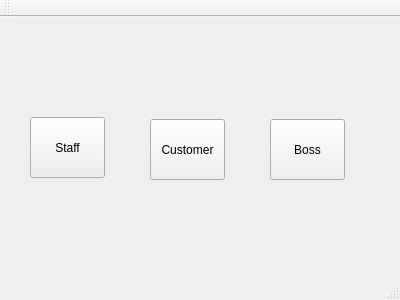
<?xml version="1.0" encoding="UTF-8"?>
<ui version="4.0">
 <class>MainWindow</class>
 <widget class="QMainWindow" name="MainWindow">
  <property name="geometry">
   <rect>
    <x>0</x>
    <y>0</y>
    <width>400</width>
    <height>300</height>
   </rect>
  </property>
  <property name="windowTitle">
   <string>MainWindow</string>
  </property>
  <property name="autoFillBackground">
   <bool>false</bool>
  </property>
  <widget class="QWidget" name="centralWidget">
   <widget class="QPushButton" name="pushButton">
    <property name="geometry">
     <rect>
      <x>30</x>
      <y>100</y>
      <width>75</width>
      <height>61</height>
     </rect>
    </property>
    <property name="text">
     <string>Staff</string>
    </property>
   </widget>
   <widget class="QPushButton" name="pushButton_2">
    <property name="geometry">
     <rect>
      <x>150</x>
      <y>102</y>
      <width>75</width>
      <height>61</height>
     </rect>
    </property>
    <property name="text">
     <string>Customer</string>
    </property>
   </widget>
   <widget class="QPushButton" name="pushButton_3">
    <property name="geometry">
     <rect>
      <x>270</x>
      <y>102</y>
      <width>75</width>
      <height>61</height>
     </rect>
    </property>
    <property name="text">
     <string>Boss</string>
    </property>
   </widget>
  </widget>
  <widget class="QMenuBar" name="menuBar">
   <property name="geometry">
    <rect>
     <x>0</x>
     <y>0</y>
     <width>400</width>
     <height>21</height>
    </rect>
   </property>
  </widget>
  <widget class="QToolBar" name="mainToolBar">
   <attribute name="toolBarArea">
    <enum>TopToolBarArea</enum>
   </attribute>
   <attribute name="toolBarBreak">
    <bool>false</bool>
   </attribute>
  </widget>
  <widget class="QStatusBar" name="statusBar"/>
 </widget>
 <layoutdefault spacing="6" margin="11"/>
 <resources/>
 <connections/>
</ui>
